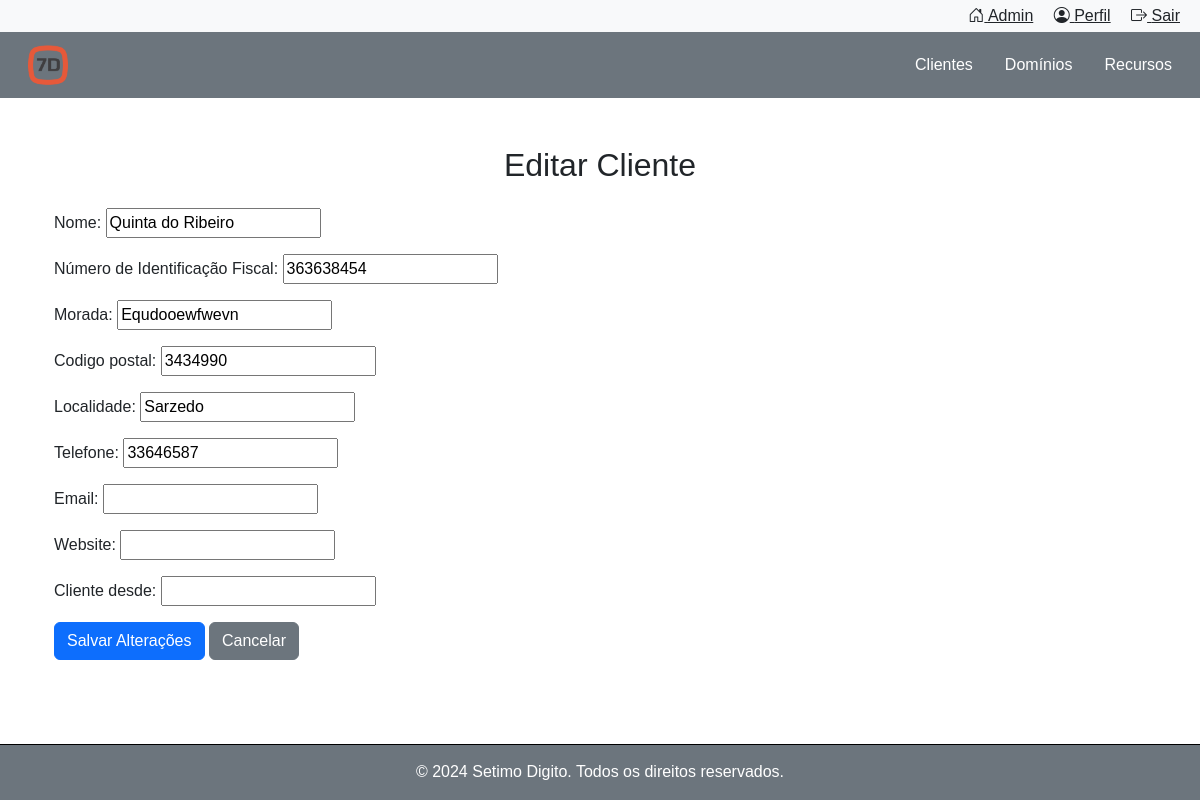
Page /clientes/editar/1/ on the committed database.
### clientes/models.py (models this page shows, shortened)
class Cliente(models.Model):
    nome = models.CharField(max_length=255)
    nif = models.CharField(max_length=9, verbose_name='Número de Identificação Fiscal')
    morada = models.CharField(max_length=255, blank=True, null=True)
    codigo_postal = models.CharField(max_length=10, blank=True, null=True)
    localidade = models.CharField(max_length=100, blank=True, null=True)
    telefone = models.CharField(max_length=15, blank=True, null=True)
    email = models.EmailField(blank=True, null=True)
    website = models.URLField(blank=True, null=True)
    cliente_desde = models.DateField(blank=True, null=True)

### clientes/views.py (the view)
# urls.py: path('clientes/editar/<int:cliente_id>/', views.editar_cliente, name='editar_cliente'),
def editar_cliente(request, cliente_id):
    cliente = get_object_or_404(Cliente, pk=cliente_id)
    if request.method == 'POST':
        form = ClienteForm(request.POST, instance=cliente)
        if form.is_valid():
            form.save()
            return redirect('lista_clientes')
    else:
        form = ClienteForm(instance=cliente)
    return render(request, 'clientes/editar_cliente.html', {'form': form, 'cliente': cliente})

### clientes/forms.py
class ClienteForm(forms.ModelForm):
    class Meta:
        model = Cliente
        fields = ['nome', 'nif', 'morada', 'codigo_postal', 'localidade', 'telefone', 'email', 'website', 'cliente_desde']

### clientes/templates/clientes/editar_cliente.html (shortened to what this page needs)
{% extends 'base.html' %}
{% block content %}
<div class="container mt-5">
    <h2 class="text-center mb-4">Editar Cliente</h2>
    <form method="POST">
        {{ form.as_p }}
        <button type="submit" class="btn btn-primary">Salvar Alterações</button>
        <a href="{% url 'listar_clientes' %}" class="btn btn-secondary">Cancelar</a>
    </form>
</div>
{% endblock %}

### static/css/styles.css (style rules this page uses)
body { font-family: 'Poppins', sans-serif; padding-bottom: 100px; }

### rows in the picture
Cliente: nome "Quinta do Ribeiro", nif "363638454", morada "Equdooewfwevn", codigo_postal "3434990", localidade "Sarzedo", telefone "33646587"

### other values in the picture
{{ current_year }} "2024"
